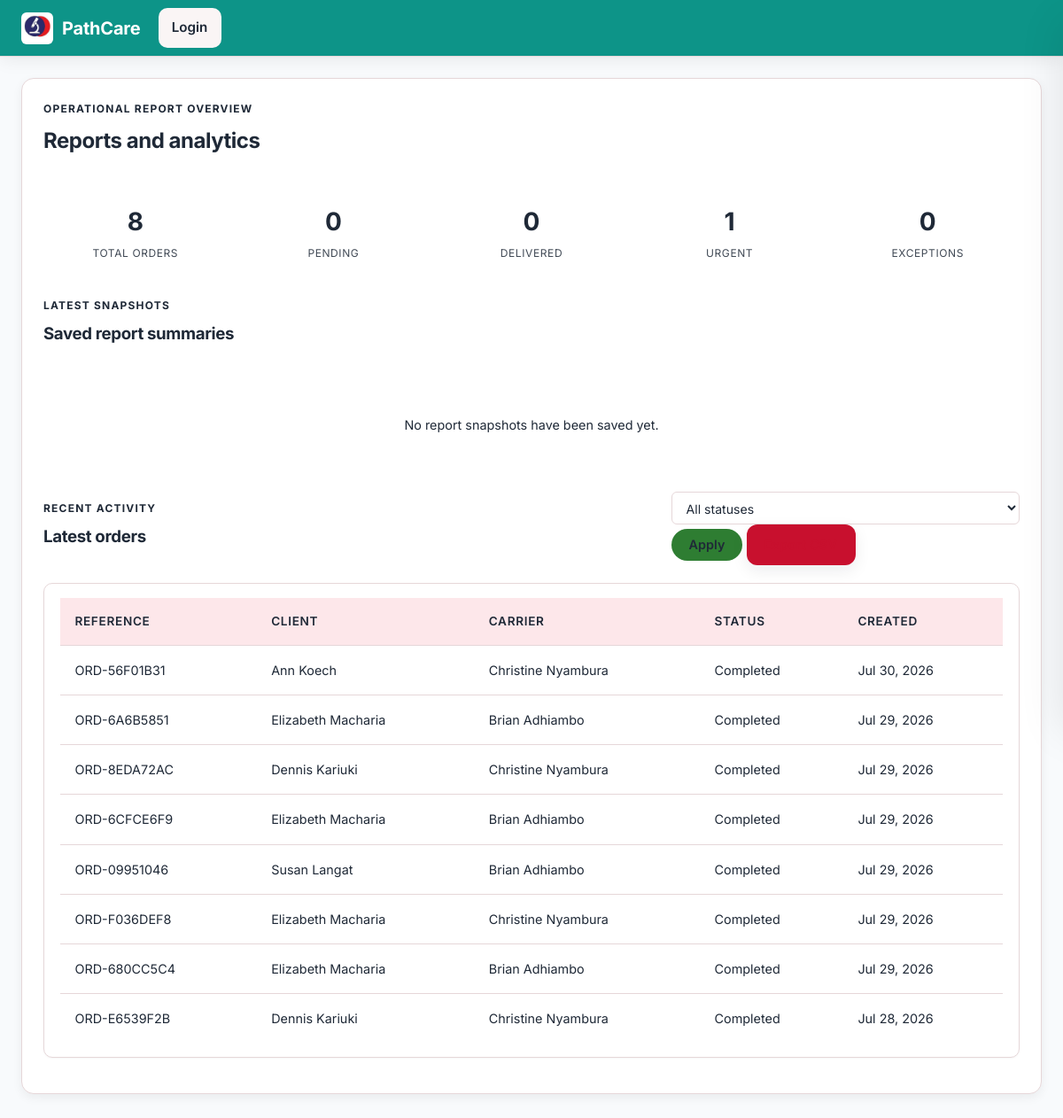
The page /reports/ on the database as committed earlier.
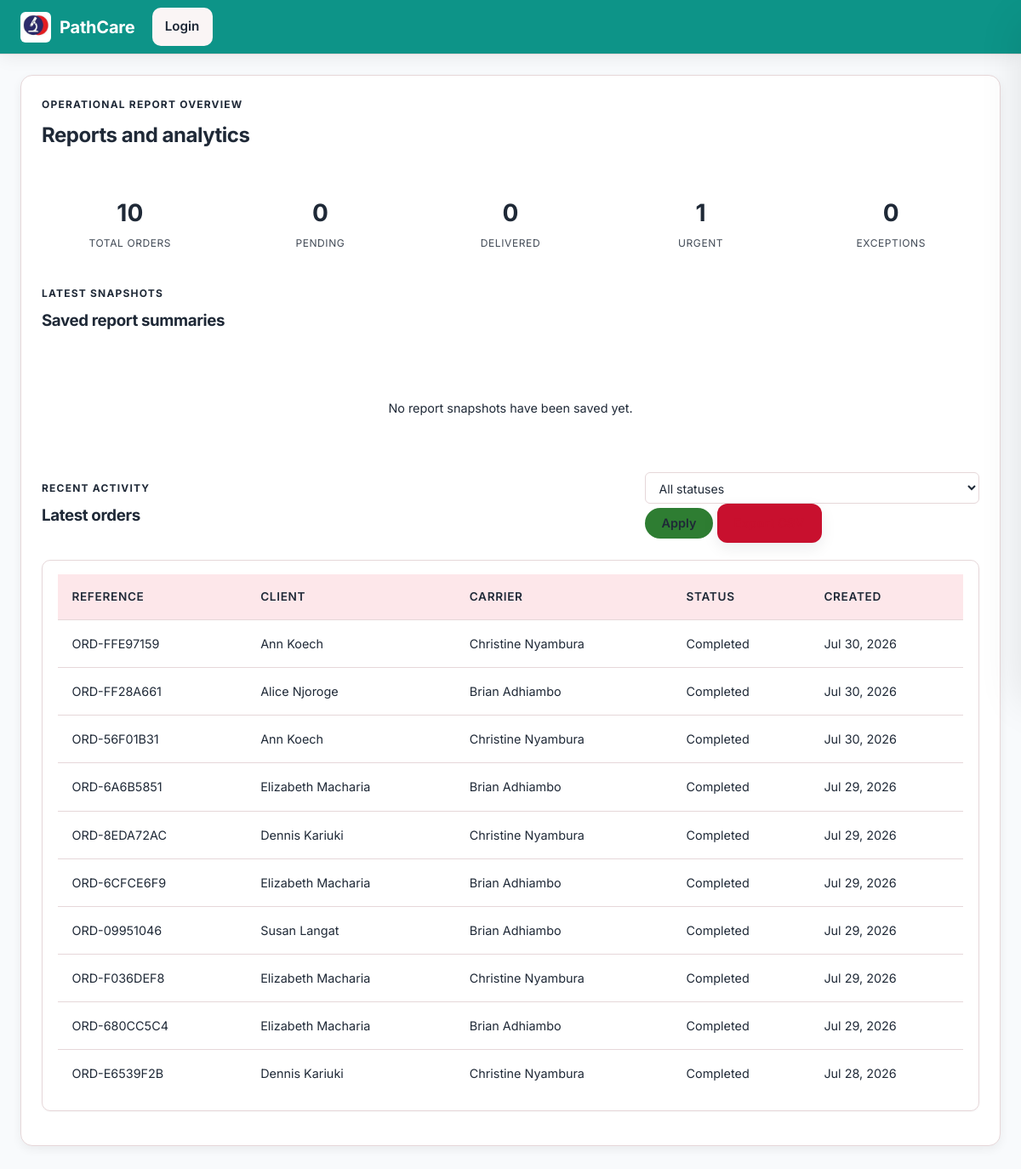
The same page on the database as committed later.
### tracking/models.py (models this page shows, shortened)
class Order(models.Model):
    class Priority(models.TextChoices):
        ROUTINE = "routine", "Routine"
        URGENT = "urgent", "Priority"
        STAT = "stat", "STAT (immediate)"
    class Status(models.TextChoices):
        PENDING_REVIEW = "pending_review", "Pending review"
        PENDING = "pending", "Pending assignment"
        ASSIGNED = "assigned", "Assigned to carrier"
        ACCEPTED = "accepted", "Accepted by carrier"
        EN_ROUTE_TO_CLIENT = "en_route_client", "En route to client"
        AT_CLIENT = "at_client", "Arrived at client"
        PICKED_UP = "picked_up", "Picked up"
        IN_TRANSIT = "in_transit", "In transit"
        DELIVERED = "delivered", "Delivered to lab"
        RECEIVED = "received", "Received at lab"
        COMPLETED = "completed", "Completed"
        CANCELLED = "cancelled", "Cancelled"
    id = models.UUIDField(primary_key=True, default=uuid.uuid4, editable=False)
    reference_code = models.CharField(max_length=32, unique=True)
    client = models.ForeignKey(Client, on_delete=models.PROTECT, related_name="orders")
    facility = models.ForeignKey(
        'core.Facility',
        on_delete=models.SET_NULL,
        null=True,
        blank=True,
        related_name='orders',
        help_text="Facility for this pickup (defaults to client's default facility)"
    )
    carrier = models.ForeignKey(
        Carrier, on_delete=models.SET_NULL, null=True, blank=True, related_name="orders"
    )
    priority = models.CharField(max_length=16, choices=Priority.choices, default=Priority.ROUTINE)
    status = models.CharField(max_length=16, choices=Status.choices, default=Status.PENDING)
    requested_pickup_time = models.DateTimeField(null=True, blank=True)
    samples_ready_at = models.DateTimeField(null=True, blank=True)
    requestor_name = models.CharField(max_length=255, blank=True)
    requestor_phone = models.CharField(max_length=32, blank=True)
    reception_details = models.CharField(max_length=255, blank=True)
    parking_notes = models.CharField(max_length=255, blank=True)
    security_instructions = models.CharField(max_length=255, blank=True)
    pickup_address = models.CharField(max_length=255, blank=True)
    distance_to_lab_km = models.FloatField(null=True, blank=True)
    estimated_pickup_minutes = models.IntegerField(null=True, blank=True)
    notes = models.TextField(blank=True)
    latitude = models.FloatField(null=True, blank=True)
    longitude = models.FloatField(null=True, blank=True)
    created_at = models.DateTimeField(auto_now_add=True)
    updated_at = models.DateTimeField(auto_now=True)

class Client(models.Model):
    id = models.UUIDField(primary_key=True, default=uuid.uuid4, editable=False)
    name = models.CharField(max_length=255)
    contact_name = models.CharField(max_length=255, blank=True)
    contact_phone = models.CharField(max_length=32)
    contact_email = models.EmailField(blank=True)
    address = models.CharField(max_length=255)
    latitude = models.FloatField(null=True, blank=True)
    longitude = models.FloatField(null=True, blank=True)
    default_facility = models.ForeignKey(
        'core.Facility',
        on_delete=models.SET_NULL,
        null=True,
        blank=True,
        related_name='clients',
        help_text="Default facility for this client's pickups"
    )
    is_active = models.BooleanField(default=True)
    created_at = models.DateTimeField(auto_now_add=True)

class Carrier(models.Model):
    class Status(models.TextChoices):
        AVAILABLE = "available", "Available"
        ON_JOB = "on_job", "On job"
        OFFLINE = "offline", "Offline"
    id = models.UUIDField(primary_key=True, default=uuid.uuid4, editable=False)
    user = models.OneToOneField(
        settings.AUTH_USER_MODEL,
        on_delete=models.CASCADE,
        related_name="carrier_profile",
        null=True,
        blank=True,
    )
    phone = models.CharField(max_length=32)
    vehicle = models.OneToOneField(
        'Vehicle',
        on_delete=models.SET_NULL,
        null=True,
        blank=True,
        related_name='carrier',
    )
    vehicle_type = models.CharField(max_length=64, blank=True)
    vehicle_plate = models.CharField(max_length=32, blank=True)
    status = models.CharField(max_length=16, choices=Status.choices, default=Status.AVAILABLE)
    current_latitude = models.FloatField(null=True, blank=True)
    current_longitude = models.FloatField(null=True, blank=True)
    last_location_update = models.DateTimeField(null=True, blank=True)
    is_active = models.BooleanField(default=True)
    @property
    def display_name(self):
        try:
            user = self.user
        except Exception:
            return "Unnamed carrier"
        if user is None:
            return "Unnamed carrier"
        return user.get_full_name() or user.username
    def __str__(self):
        return self.display_name

### accounts/models.py (models this page shows, shortened)
class User(AbstractUser):
    class Role(models.TextChoices):
        SUPER_ADMIN = "super_admin", "Super Admin"
        DISPATCHER = "dispatcher", "Dispatcher"
        CARRIER = "carrier", "Carrier"
        CLIENT = "client", "Client"
        LAB_STAFF = "lab_staff", "Lab Staff"
    role = models.CharField(max_length=20, choices=Role.choices, default=Role.DISPATCHER)
    phone = models.CharField(max_length=32, blank=True)
    department = models.CharField(max_length=100, blank=True)
    objects = PathcareUserManager()

### reports/views.py (the view, shortened to what this page needs)
# urls.py: path("", report_index, name="report_index"),
def report_index(request):
    status_filter = request.GET.get("status", "")
    download = request.GET.get("download", "")
    orders_qs = Order.objects.select_related("client", "carrier")
    if status_filter:
        orders_qs = orders_qs.filter(status=status_filter)
    orders = orders_qs.order_by("-created_at")[:20]
    snapshots = ReportSnapshot.objects.all().order_by("-created_at")[:10]
    summary = {
        "total_orders": Order.objects.count(),
        "pending": Order.objects.filter(status=Order.Status.PENDING).count(),
        "delivered": Order.objects.filter(status=Order.Status.DELIVERED).count(),
        "urgent": Order.objects.filter(priority=Order.Priority.STAT).count(),
        "exceptions": Order.objects.filter(status=Order.Status.CANCELLED).count(),
    }
    return render(
        request,
        "reports/report_index.html",
        {
            "snapshots": snapshots,
            "orders": orders,
            "summary": summary,
            "status_filter": status_filter,
            "statuses": Order.Status.choices,
        },
    )

### tracking/context_processors.py (called while the page is built, shortened)
def notifications(request):
    if not request.user.is_authenticated:
        return {}

### reports/templates/reports/report_index.html (shortened to what this page needs)
{% extends "tracking/base.html" %}
{% block content %}
<section class="panel">
  <div class="panel-header">
    <div>
      <p class="eyebrow">Operational report overview</p>
      <h2>Reports and analytics</h2>
    </div>
  </div>
  <div class="hero-stats">
    <div><strong>{{ summary.total_orders }}</strong><span>Total orders</span></div>
    <div><strong>{{ summary.pending }}</strong><span>Pending</span></div>
    <div><strong>{{ summary.delivered }}</strong><span>Delivered</span></div>
    <div><strong>{{ summary.urgent }}</strong><span>Urgent</span></div>
    <div><strong>{{ summary.exceptions }}</strong><span>Exceptions</span></div>
  </div>
  <div class="panel-header" style="margin-top:1rem;">
    <div>
      <p class="eyebrow">Latest snapshots</p>
      <h3>Saved report summaries</h3>
    </div>
  </div>
  {% if snapshots %}
    <div class="alert-grid">
      {% for snapshot in snapshots %}
        <div class="alert-card primary">
          <h3>{{ snapshot.title }}</h3>
          <p>{{ snapshot.summary|default:"No summary available yet." }}</p>
          <small>{{ snapshot.created_at|date:"M d, Y H:i" }}</small>
        </div>
      {% endfor %}
    </div>
  {% else %}
    <p class="empty-state">No report snapshots have been saved yet.</p>
  {% endif %}
  <div class="panel-header" style="margin-top:1rem;">
    <div>
      <p class="eyebrow">Recent activity</p>
      <h3>Latest orders</h3>
    </div>
    <form method="get" class="filter-form">
      <select id="status" name="status" onchange="this.form.submit()">
        <option value="">All statuses</option>
      </select>
      <button class="button secondary" type="submit">Apply</button>
      <a class="button primary" href="?download=csv{% if status_filter %}&status={{ status_filter }}{% endif %}">Export CSV</a>
    </form>
  </div>
  {% if orders %}
    <div class="table-card">
      <table>
        <thead>
          <tr>
            <th>Reference</th>
            <th>Client</th>
            <th>Carrier</th>
            <th>Status</th>
            <th>Created</th>
          </tr>
        </thead>
        <tbody>
          {% for order in orders %}
            <tr>
              <td>{{ order.reference_code }}</td>
              <td>{{ order.client.name }}</td>
              <td>{{ order.carrier|default:"Unassigned" }}</td>
              <td>{{ order.get_status_display }}</td>
              <td>{{ order.created_at|date:"M d, Y" }}</td>
            </tr>
          {% endfor %}
        </tbody>
      </table>
    </div>
  {% else %}
    <p class="empty-state">No orders have been created yet.</p>
  {% endif %}
</section>
{% endblock %}

Rows that differ between the two databases and show on the page:
added Order: reference_code "ORD-FFE97159", client.name "Ann Koech", carrier "Christine Nyambura", status "Completed", created_at "Jul 30, 2026"
added Order: reference_code "ORD-FF28A661", client.name "Alice Njoroge", carrier "Brian Adhiambo", status "Completed", created_at "Jul 30, 2026"
Other text that changed with them:
{{ summary.total_orders }}: "8" → "10"
